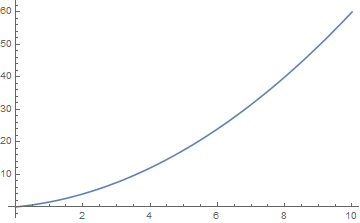
#> input picture project/Flight Simulation/homework/demo/demo.png, 360 x 223 px
$ jupyter execute demo.ipynb
#> lines starting #> are read from the running program, lines starting #| are printed output that depends on the picture
# 利用Opencv读取曲线大致想法
见markdown

## 1.导入相关库

[cell 1]
import cv2 as cv
import numpy as np
import matplotlib.pyplot as plt

## 2.灰度化

[cell 2]
pic=cv.imread('demo.png') #读取图片
#> pic is the input picture: shape (223, 360, 3); mean B, G, R 252.6, 252.2, 251.9
gray_pic=cv.cvtColor(pic,cv.COLOR_BGR2GRAY) #灰度化
gray_pic=np.array(gray_pic) #数组化
print('size of pic is:',gray_pic.shape) #图片大小
#| size of pic is: (223, 360)
plt.imshow(gray_pic,cmap='bwr') #散点热力图
plt.axis("off")
plt.show()

## 3.二值化

[cell 3]
retval,binary_pic=cv.threshold(gray_pic,127,255,cv.THRESH_BINARY) #二值化
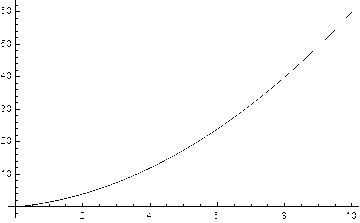
#> binary_pic: shape (223, 360); 98.7% white; black in thin lines or dots
binary_pic=np.array(binary_pic) #数组化
plt.imshow(binary_pic,cmap='bwr') #散点热力图
plt.axis("off")
plt.show()

## 4.提取点

[cell 4]
x=list()
y=list()
M,N=binary_pic.shape
#> M = 223; N = 360
for j in range(M):
    for i in range(N):
        if binary_pic[j][i]==0:
            x.append(i)
            y.append(j)
            pass
        pass
    pass
#> after the loop, y = 1031 values from 0 to 218
xi=np.array(x)
yj=np.array(y)
#> yj = 1031 values from 0 to 218
plt.scatter(xi,yj)
plt.axis('off')
plt.show()
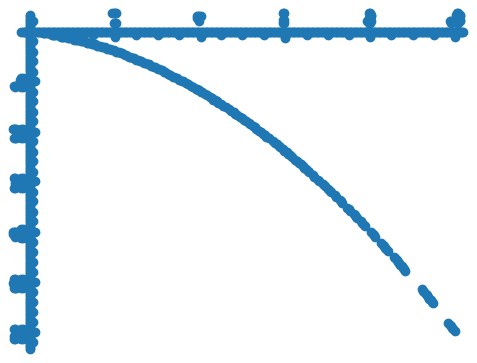
#> figure drawn by matplotlib, 1 panel

## 5.定义(i,j)到(x,y)的转换方式

[cell 5]
def Trans(ij,xy):
    i1,j1,i2,j2,i3,j3=ij
    x1,y1,x2,y2,x3,y3=xy
    A=np.array([
        [i1,j1,1],
        [i2,j2,1],
        [i3,j3,1]
    ])
    invA=np.linalg.inv(A)
    q11,q21,x0=invA.dot(np.array([x1,x2,x3]))
    q12,q22,y0=invA.dot(np.array([y1,y2,y3]))
    q=np.array([
        [q11,q21],
        [q12,q22]
    ])
    xy0=np.array([[x0],[y0]])
    return q,xy0
    pass

## 6.观察匹配：

- (15,206)->(0,0)
- (351,206)->(10,0)
- (15,11)->(0,60)

[cell 6]
demo_ij=np.array([15,206,351,206,15,11])
demo_xy=np.array([0,0,10,0,0,60])
demo_q,demo_xy0=Trans(demo_ij,demo_xy)
print('q=\n',demo_q,'\n')
print('xy0=\n',demo_xy0,'\n')

[cell 7]
xiyj=np.c_[xi,yj]
xiyj=xiyj.T
xy=demo_q.dot(xiyj)+demo_xy0
plt.scatter(xy[0],xy[1])
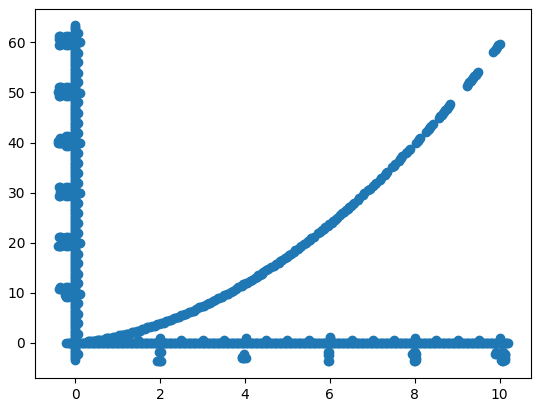
#> figure drawn by matplotlib, 1 panel

## 7.范围抠取，筛选信息

考虑：

f1=x

f2=x+x*x

来勾勒这个图形

[cell 8]
def f1(t):
    return t
    pass
def f2(t):
    return t+t**2
    pass
filter_x=list()
filter_y=list()
for i in range(xy[0].size):
    if f1(xy[0][i])<xy[1][i]<f2(xy[0][i]):
        filter_x.append(xy[0][i])
        filter_y.append(xy[1][i])
        pass
    pass
filter_x=np.array(filter_x)
filter_y=np.array(filter_y)
plt.scatter(filter_x,filter_y)
plt.show()
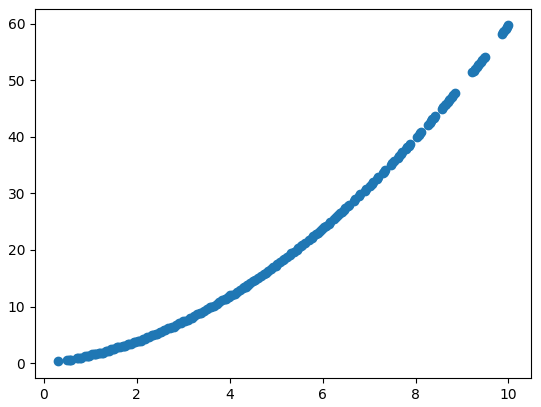
#> figure drawn by matplotlib, 1 panel

## 8.排序与去重

[cell 9]
def sort2(x,y):
    N=x.size
#> N = 196
    for i in range(N):
        for j in range(1,N-i):
            if x[j]<x[j-1]:
                x[j-1],x[j]=x[j],x[j-1]
                y[j-1],y[j]=y[j],y[j-1]
                pass
            else:
                pass
            pass
        pass
#> after the loop, x = 196 values from 0.298 to 10; y = 196 values from 0.308 to 59.69
    pass

def dup2(x,y):
    xd=list()
    yd=list()
    N=x.size
    for i in range(N):
        item=x[i]
        if item in xd:
            continue
        else:
            tmp=list()
            for j in range(i,N):
                if item==x[j]:
                    tmp.append(y[j])
                    pass
                pass
            tmp=np.array(tmp)
            xd.append(item)
            yd.append(np.mean(tmp))
            pass
        pass
    xd=np.array(xd)
    yd=np.array(yd)
    return xd,yd
    pass

[cell 10]
sort2(filter_x,filter_y)
xx,yy=dup2(filter_x,filter_y)
plt.plot(xx,yy,label='scan')
xx=np.arange(0,10,0.1)
yy=xx+xx*xx/2
plt.plot(xx,yy,label='real')
plt.legend()
plt.show()
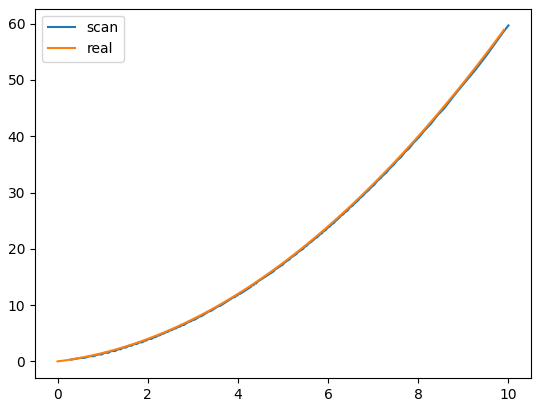
#> figure drawn by matplotlib, 1 panel; curve peaks at x = 10, y = 59.69; curve peaks at x = 9.9, y = 58.91

[cell 11]
xx
